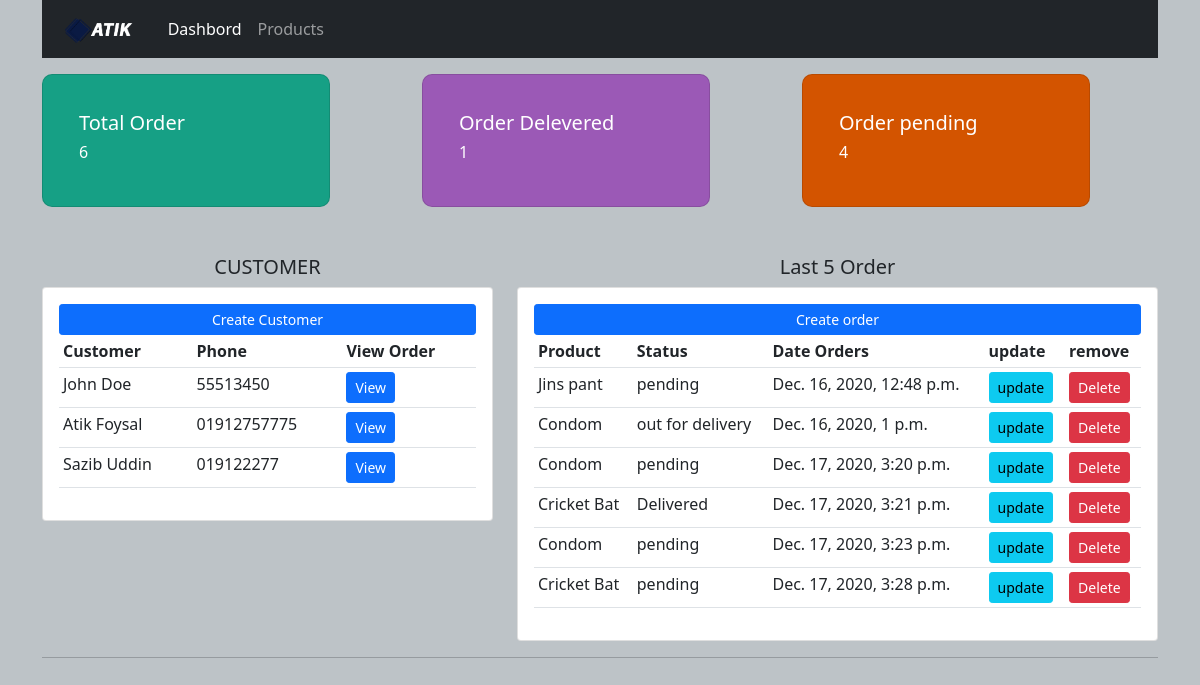
The app's page /, older data.
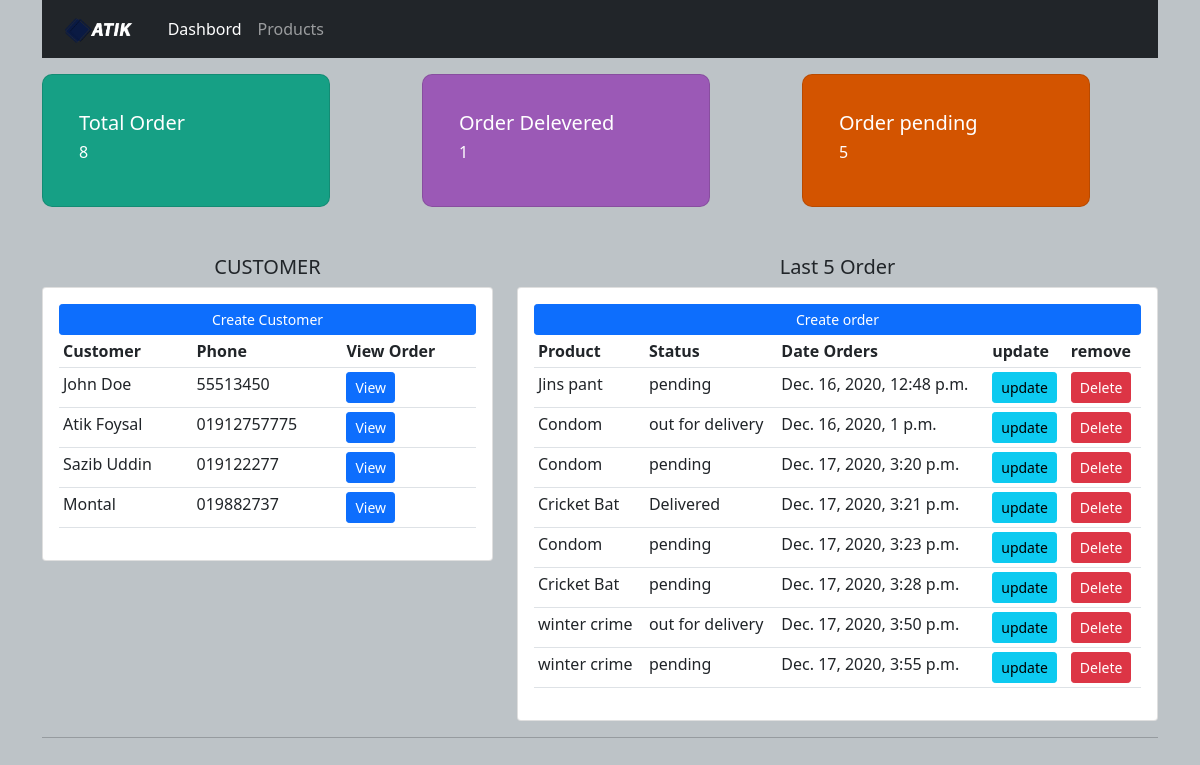
The same page, newer data.
### accounts/models.py (models this page shows, shortened)
class Customer(models.Model):
    name = models.CharField(max_length=200)
    phone = models.CharField(max_length=200)
    email = models.CharField(max_length=200)
    date = models.DateTimeField(auto_now_add=True)

class Order(models.Model):
    STATUS = (
        ('pending', 'pending'),
        ('out for delivery', 'out for delivery'),
        ('Delivered', 'Delivered'),
    )
    customer = models.ForeignKey(Customer, null=True, on_delete=models.SET_NULL)
    product = models.ForeignKey(Product, null=True, on_delete=models.SET_NULL)
    date_created = models.DateTimeField(auto_now_add=True, null=True)
    status = models.CharField(max_length=200, null=True, choices=STATUS)
    notes = models.CharField(max_length=200, null=True)

class Product(models.Model):
    CATEGORY = (
        ('Indoor', 'Indoor'),
        ('Out of Door', 'Out of Door')
    )
    name = models.CharField(max_length=200)
    price = models.FloatField(null=True)
    category = models.CharField(max_length=200, null=True, choices=CATEGORY)
    description = models.CharField(max_length=200, null=True)
    date_created = models.DateTimeField(auto_now_add=True, null=True)
    tag = models.ManyToManyField(Tag)
    def __str__(self):
        return self.name

### accounts/views.py (the view)
# urls.py: path('', home, name='home'),
def home(request):
    orders = Order.objects.all()
    customers = Customer.objects.all()
    total_customers = customers.count()
    total_ordered = orders.count()
    delivered = orders.filter(status='Delivered').count()
    pending = orders.filter(status='pending').count()
    context = {'orders': orders, 'customers': customers, 'total_ordered': total_ordered, 'delivered': delivered,
               'pending': pending}
    return render(request, 'accounts/dashbord.html', context)

### templates/accounts/dashbord.html
{% extends 'accounts/main.html' %}
{% block content %}
{% include 'accounts/status.html' %}
<div class="container">
    <div class="row">
    <div class="col-md-5 mt-5">
        <h5 class="text-center">CUSTOMER</h5>
        <div class="card card-body">
            <a href="" class="btn btn-primary btn btn-sm btn-block">Create Customer </a>
            <table class="table table-sm">
               <tr>
                   <th>Customer</th>
                <th>Phone</th>
                   <th>View Order</th>
               </tr>
            {% for customer in customers %}
            <tr>
                <td>{{customer.name }}</td>
                <td>{{customer.phone }}</td>
                <td><a class="btn btn-sm btn-primary" href="{% url 'customer' customer.id %}">View</a> </td>
            </tr>
            {% endfor %}
                 </table>
        </div>
    </div>
    <div class="col-md-7 mt-5">
        <h5 class="text-center">Last 5 Order</h5>
        <div class="card card-body">
            <a href="{% url 'create-order' %}" class="btn btn-primary btn btn-sm btn-block">Create order </a>
            <table class="table table-sm">
                <th>Product</th>
                <th>Status</th>
                <th>Date Orders</th>
                <th>update</th>
                <th>remove</th>
                {% for order in orders %}
                <tr>
                    <td>{{ order.product}}</td>
                    <td>{{ order.status}}</td>
                    <td>{{ order.date_created}}</td>
                    <td><a class="btn btn-sm btn-info" href="{% url 'update-order' order.id %}">update</a> </td>
                    <td><a class="btn btn-sm btn-danger" href="{% url 'delete' order.id %}">Delete</a> </td>
                </tr>
                {% endfor %}
            </table>
    </div>
</div>
</div>
{% endblock %}

Row changes from the older to the newer data that the page shows:
added Customer: name "Montal", phone "019882737"
added Order: product "winter crime", status "out for delivery", date_created "Dec. 17, 2020, 3:50 p.m."
added Order: product "winter crime", status "pending", date_created "Dec. 17, 2020, 3:55 p.m."
Text that changed along with them:
{{ total_ordered }}: "6" → "8"
{{ pending }}: "4" → "5"
